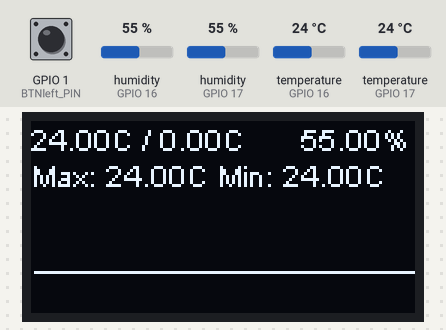
Bench run of a sketch on a simulated ESP32. On the bench: 128×64 one-colour display. Wiring (inferred from the names in the program): 2 × DHT22 sensor: data GPIO 16 / data GPIO 17. The inputs (shaded band) are chosen by the test bench; at power-on: temperature (sensors on GPIO 16, GPIO 17) 24 °C, humidity (sensors on GPIO 16, GPIO 17) 55 %, GPIO 1 (BTNleft_PIN) HIGH. WiFi joins after 1.5 s; servers stay silent unless stated; storage starts empty; what the sketch prints to the serial monitor is not drawn.

Above: at 9.3 s.
9.4 s: temperature (sensor on GPIO 16) set to 28 °C
At 13.6 s:
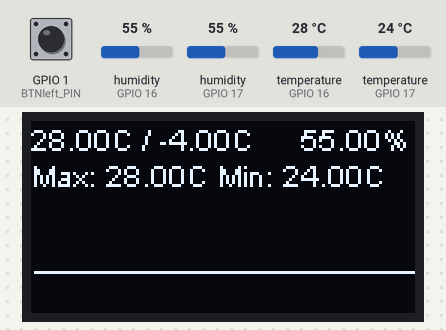
18.7 s: temperature (sensor on GPIO 17) set to 12 °C
At 23.7 s:
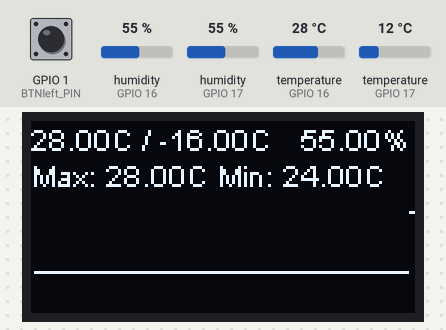
28.0 s: humidity (sensor on GPIO 16) set to 22 %
At 28.8 s:
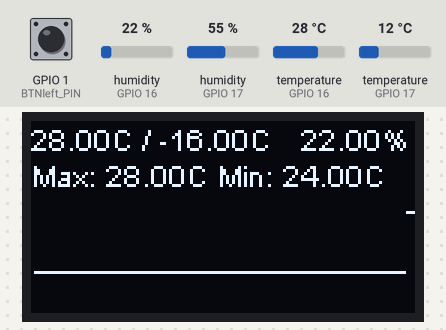
34.6 s: temperature (sensor on GPIO 17) set to 19 °C
At 38.9 s:
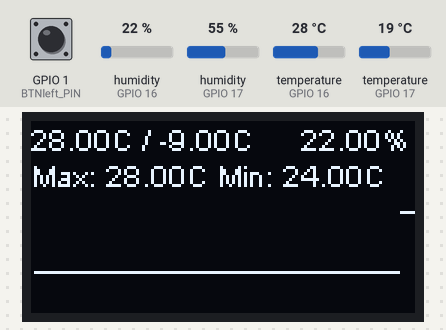
43.9 s: humidity (sensor on GPIO 16) set to 40 %
At 48.9 s:
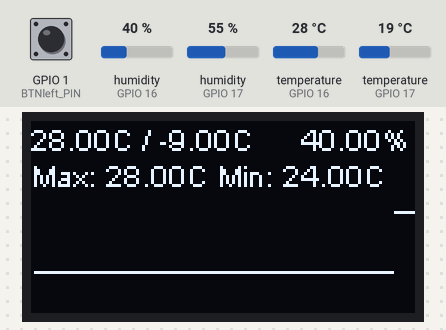
53.2 s: temperature (sensor on GPIO 17) set to 28 °C
At 59.0 s:
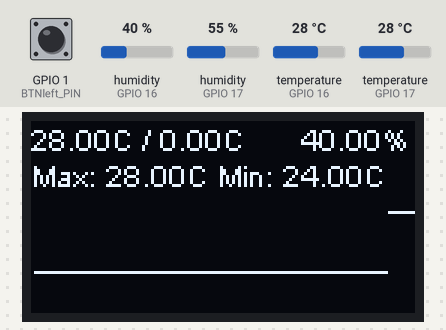
Timing chart, 0 to 60.5 s (numbered marks = the images above; inputs shaded):
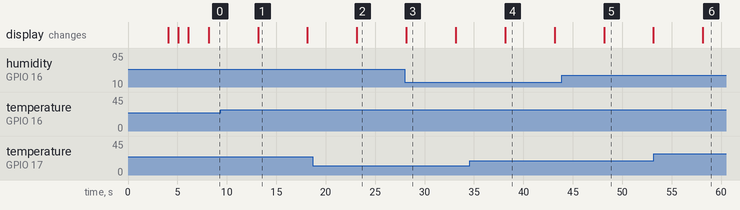

Measured:
- after the input at 9.4 s, the display: changes after 3.8 s (image 1)
- after the input at 18.7 s, the display: changes after 4.5 s (image 2)
- after the input at 53.2 s, the display: changes after 5.0 s (image 6)

The sketch:

ESP32_LackEnclosure.ino
```cpp
#include <Wire.h>
#include <WiFi.h>
#include "SSD1306.h"
#include <dht.h>
#include <oledmenu.h>
#include "FS.h"
#include <ESPmDNS.h>
#include <AsyncTCP.h>
#include <ESPAsyncWebServer.h>
#include "SPIFFS.h"
#include <SPIFFSEditor.h>

#define DHT22_PIN 16
#define scdDHT22_PIN 17
#define BTNleft_PIN 1
#define BTNright_PIN 2
#define frametime 5000

dht DHT;
dht DHT2;
SSD1306 display(0x3c, 21, 22);
AsyncWebServer server(80);
AsyncWebSocket ws("/");
oledmenu menu;

portMUX_TYPE mux = portMUX_INITIALIZER_UNLOCKED;

const char* ssid = "";
const char* password = "";

int btninterruptCounter = 0;
float temphistory[129];
unsigned long lastmillis = 0;

void setupDisplay(void);
void IRAM_ATTR handleInterrupt();
void drawgraph(float temps[]);
float scale(float value, float max, float min);


void handleMessage(AsyncWebSocketClient * client, uint8_t *rawdata, String msg);
void setupWifi();
void setupServer();
void setupSPIFFS();

void setup()
    {
    setupDisplay();
    pinMode(BTNleft_PIN, INPUT_PULLUP);
    attachInterrupt(digitalPinToInterrupt(BTNleft_PIN), handleInterrupt,
	    FALLING);
    menu.menudisplay = &display;
    menu.activeLayer = 1;
    menu.addmLayer(0);
    menu.addmLayer(1);
    menu.addItemtoLayer(0, 0, "Item1");
    menu.addItemtoLayer(0, 1, "Item2");
    menu.addItemtoLayer(0, 2, "Item3");
    menu.addItemtoLayer(1, 0, "Item1_1");
    menu.addItemtoLayer(1, 1, "Item1_2");
    menu.addItemtoLayer(1, 2, "Item1_3");

    menu.show();
    delay(4000);

    display.clear();
    display.drawString(0, 0, "Initialized!");
    display.display();
    setupWifi();
    setupSPIFFS();
    setupServer();
    }


void loop()
    {
    btninterruptCounter = 0;
    if (lastmillis + frametime < millis())
	{
	lastmillis = millis();
	display.clear();
	DHT.read22(DHT22_PIN);
	float t = DHT.temperature;

	display.drawString(90, 0, (String) DHT.humidity + "%");
	delay(10);
	DHT2.read22(scdDHT22_PIN);
	float t2 = DHT2.temperature;
	//display.drawString(0, 12, "T 2: " + (String) t2 + "°C");
	float delta = t2 - t;
	display.drawString(0, 0,(String) t + "°C" + " / " + (String) delta + "°C");
	//display.drawString(76, 12, "dT: " + (String) delta + "°C");

	if (temphistory[128] == 0)
	    {
	    for (int i = 0; i < 128; i++)
		{
		temphistory[128] = 1;
		temphistory[i] = t;
		}
	    }
	for (int i = 127; i > 0; i--)
	    {
	    temphistory[i] = temphistory[i - 1];
	    }
	if (t > 0 && t < 100)
	    {
	    temphistory[0] = t;
	    }

	drawgraph(temphistory);
	display.display();
	}
    }


void setupDisplay(void)
{
	display.init();
	display.flipScreenVertically();
	display.setFont(ArialMT_Plain_10);
	display.setColor(WHITE);
	display.setTextAlignment(TEXT_ALIGN_LEFT);
}

void IRAM_ATTR handleInterrupt() {
  portENTER_CRITICAL_ISR(&mux);
  btninterruptCounter++;
  portEXIT_CRITICAL_ISR(&mux);
}

void drawgraph(float temps[])
    {
    float min = temps[1];
    float max = temps[1];
    for (int i = 0; i < 128; i++)
	{
	    if (temps[i] > max) max = temps[i];
	    if (temps[i] < min) min = temps[i];
	}
    for (int i = 0; i < 128; i++)
	{
	int percent = scale(temps[i], max, min) * 100;
	display.drawString(0, 12, "Max: " + (String) max + "C Min: " + (String) min +"C" );
	display.setPixel(128 - i, 50 - (percent * 0.2));
	/*display.drawLine(128 - i, 64, 128 - i, 50 - (percent * 0.2));*/
	}
    }

float scale(float value, float max, float min){
    float percentage;
    float spread = max - min;
    if (spread < 0.6) spread = 0.6;
    percentage = (value - min ) / spread;
    if (value == min){
	percentage = 0;
    }
    return  percentage;
}


void setupWifi()
{
	WiFi.begin(ssid, password);
	display.clear();
	display.drawString(0, 0, "Connecting to:");
	display.drawString(0, 15, (String) ssid);
	display.drawString(0, 30, "PWD:");
	display.drawString(0, 45, (String) password);
	display.display();

	int i = 0;
	String dots = ".";

	while (WiFi.status() != WL_CONNECTED)
	{
		delay(1000);
		Serial.println("Connecting to WiFi..");
		display.drawString(80, 0, dots);
		i++;
		dots = dots + ".";
		display.display();
	}
	display.clear();
	display.drawString(0, 0, "Connected to Wifi");
	display.drawString(0, 36, WiFi.localIP().toString());
	display.display();
	delay(2000);
}

void setupServer()
{
	server.on("/", HTTP_GET, [](AsyncWebServerRequest *request)
	{
		request->send(SPIFFS, "/site.html");
	});
	server.serveStatic("/stylesheet.css", SPIFFS, "/stylesheet.css");
	server.serveStatic("/script.js", SPIFFS, "/script.js");
	server.serveStatic("/jscolor.js", SPIFFS, "/jscolor.js");
	server.serveStatic("/js/bootstrap.min.js", SPIFFS, "/js/bootstrap.min.js");
	server.serveStatic("/css/bootstrap.min.css", SPIFFS, "css/bootstrap.min.css");
	//server.serveStatic("/", SPIFFS, "/");
	server.begin();
}

void setupSPIFFS(){
    if (!SPIFFS.begin(0, "/spiffs", 10))
    	{
    		Serial.println("SPIFFS Mount Failed");
    		return;
    	}
    	else
    	{
    		Serial.println("SPIFFS Mounted");
    	}
}
```

oledmenu.cpp
```cpp
/*
 * oledmenu.cpp
 *
 *  Created on: 02.05.2018
 *      Author: bened
 */
#include <oledmenu.h>
// oledmenu Functions

//Oledmenu Constructor
oledmenu::oledmenu(void){
    activeItem = 1;
    vertSpacing = 3;
}

void oledmenu::show(void){
	menudisplay->clear();
	int i = 0;
	int x = 6;
	int y = vertSpacing;
	while(menulayers[activeLayer].menuitems[i].filled){
	    String itemTitel = menulayers[activeLayer].menuitems[i].getItemTitel();
	    menudisplay->drawString(x,y,itemTitel);
	    if (i == activeItem){
		menudisplay->fillCircle(3, y+6, 2);
	    }
	    i++;
	    y = y + (10 + (vertSpacing));
	}

	//menudisplay->drawString(30,30,"Test");
	menudisplay->display();
    }


// menulayer Functions

//menuItem Functions

void menuitem::setItemTitel(String titel){
    filled = true;
    this->titel = titel;
}

String menuitem::getItemTitel(void){
    return this->titel;
}
```

oledmenu.h
```cpp
/*
 * oledmenu.h
 *
 *  Created on: 02.05.2018
 *      Author: bened
 */

#ifndef OLEDMENU_H_
#define OLEDMENU_H_
#include <Wire.h>
#include "SSD1306.h"

#define maxItemsperLayer 16
#define maxLayers 16

class menulayer;
class menuitem;
class oledmenu;

class menuitem
    {
public:
    menuitem(void){
	filled = false;
    }
    void setItemTitel(String titel);
    String getItemTitel(void);
    bool filled;
private:
    int ID;
    String titel;

    };

class menulayer
    {
public:
    bool filled;
    bool addmItem(int itemID, String titel);
    menuitem menuitems[maxItemsperLayer];
private:
    };

class oledmenu
    {
public:
    SSD1306* menudisplay;
    menulayer menulayers[maxLayers];

    int activeLayer;
    int activeItem;


    void drawMenu(void);
    void show(void);
    void showSpec(int layer, int item);
    oledmenu(void);
    bool addmLayer(int ID)
	{
	menulayers[ID].filled = true;
	return true;
	}
    ;
    bool addItemtoLayer(int layerID, int itemID, String itemTitel)
	{
	    menulayers[layerID].menuitems[itemID].setItemTitel(itemTitel);
	    return true;
	}
    ;

    void setvertSpacing(int spacing){
	vertSpacing = spacing;
    }

private:
	int vertSpacing;
	int textSize;
    };


#endif /* OLEDMENU_H_ */
```

sloeber.ino.cpp
```cpp
#ifdef __IN_ECLIPSE__
//This is a automatic generated file
//Please do not modify this file
//If you touch this file your change will be overwritten during the next build
//This file has been generated on 2018-05-14 13:31:18

#include "Arduino.h"
#include <Wire.h>
#include <WiFi.h>
#include "SSD1306.h"
#include <dht.h>
#include <oledmenu.h>
#include "FS.h"
#include <ESPmDNS.h>
#include <AsyncTCP.h>
#include <ESPAsyncWebServer.h>
#include "SPIFFS.h"
#include <SPIFFSEditor.h>

void setup()     ;
void loop()     ;
void setupDisplay(void) ;
void IRAM_ATTR handleInterrupt() ;
void drawgraph(float temps[])     ;
float scale(float value, float max, float min);
void setupWifi() ;
void setupServer() ;
void setupSPIFFS();

#include "ESP32_LackEnclosure.ino"


#endif
```
